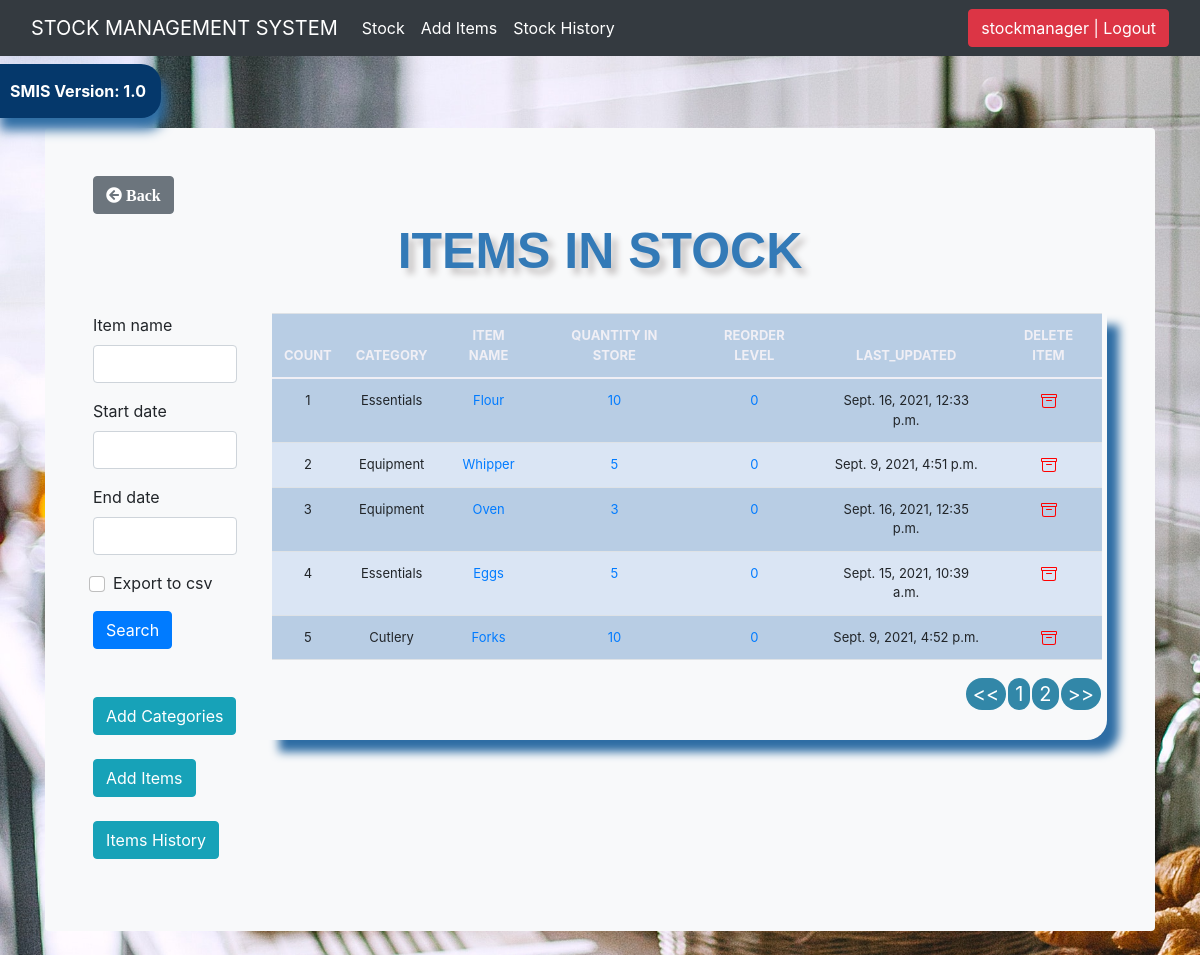
The app's page /list_items/ (signed in) with its own data.
### stockmgmt/models.py (models this page shows, shortened)
class Stock(models.Model):
    category = models.ForeignKey(
        Category, max_length=50, null=True, on_delete=models.CASCADE)
    item_name = models.CharField(max_length=50, null=True)
    quantity = models.IntegerField(default='0', null=True)
    receive_quantity = models.IntegerField(
        default='0', blank=True, null=True)
    receive_by = models.CharField(max_length=50, blank=True, null=True)
    issue_quantity = models.IntegerField(
        default='0', blank=True, null=True)
    issue_by = models.CharField(max_length=50, blank=True, null=True)
    issue_to = models.CharField(max_length=50, blank=True, null=True)
    phone_number = models.CharField(max_length=50, blank=True, null=True)
    created_by = models.CharField(max_length=50, blank=True, null=True)
    reorder_level = models.IntegerField(default='0', blank=True, null=True)
    timestamp = models.DateTimeField(auto_now_add=True, null=True, blank=True)
    last_updated = models.DateTimeField(auto_now=True, null=True)
    export_to_CSV = models.BooleanField(default=False)

class Category(models.Model):
    name = models.CharField(max_length=100, null=True)
    def __str__(self):
        return self.name
    class Meta:
        verbose_name = 'Category'

### stockmgmt/views.py (the view, shortened to what this page needs)
# urls.py: path('list_items/', list_items,  name="list_items"),
@login_required
def list_items(request):
    title = 'ITEMS IN STOCK'
    items = Stock.objects.all().order_by('-timestamp')
    form = StockSearchForm(request.POST or None)
    if request.method == 'POST':
        items = Stock.objects.filter(
            item_name__icontains=form['item_name'].value(),
            last_updated__range=[
                form['start_date'].value(), form['end_date'].value()]
        )
    context = {
        'items': items,
        'title': title,
        'form': form,
    }
    return render(request, 'list_items.html', context)

### stockmgmt/forms.py
class StockSearchForm(forms.ModelForm):
    item_name = forms.CharField(required=False)
    export_to_CSV = forms.BooleanField(required=False)
    start_date = forms.DateTimeField(required=False)
    end_date = forms.DateTimeField(required=False)
    class Meta:
        model = Stock
        fields = ['item_name', 'start_date', 'end_date']

### stockmgmt/templates/list_items.html (shortened to what this page needs)
{% extends 'base.html' %}
{% load static %}
{% load crispy_forms_tags %}
{% block content %}
<body>
    <main class="container">
        <div class="bg-light p-5 rounded">
            <div>
                <a class="btn btn-secondary" href="{% url 'home' %}"><i class="fa fa-arrow-circle-left"
                        aria-hidden="true">
                        Back </i></a>
            </div>
            <div class="header">{{title}}</div>
            <br>
            <div class="row">
                <div class="search-form col-sm-2">
                    <form method='POST' action=''>
                        {{form |crispy}}
                        <input class="btn btn-primary" type="submit" value='Search' />
                    </form>
                    <br>
                    <br>
                    <a href="{% url 'add_category' %}" class="btn btn-info mybutton">
                        Add Categories
                    </a>
                    <br>
                    <br>
                    <a href="{% url 'add_items' %}" class="btn btn-info mybutton">
                        Add Items
                    </a>
                    <br>
                    <br>
                    <a href="{% url 'list_history' %}" class="btn btn-info mybutton">
                        Items History
                    </a>
                    <br>
                </div>
                <br>
                <br>
                <div class="item-table col-sm-10">
                    <div class="display_table">
                        <table class='table'>
                            <thead>
                                <tr>
                                    <th>COUNT</th>
                                    <th>CATEGORY</th>
                                    <th>ITEM NAME</th>
                                    <th>QUANTITY IN STORE</th>
                                    <th>REORDER LEVEL</th>
                                    <th>LAST_UPDATED</th>
                                    <th>DELETE ITEM</th>
                                </tr>
                            </thead>
                            {% for item in items %}
                            <tr>
                                <td>{{forloop.counter}}</td>
                                <td>{{item.category}}</td>
                                <td><a href="{% url 'update_items' item.id %}">{{item.item_name}}</a></td>
                                <td>
                                    {% if item.quantity <= item.reorder_level %} <a
                                        href="{% url 'item_details' item.id %}">
                                        <div style="background-color: orange;">{{item.quantity}}</div></a>
                                        {% else %}
                                        <a href="{% url 'item_details' item.id %}">
                                            {{item.quantity}}</a>
                                        {% endif %}
                                </td>
                                <td><a href="{% url 'reorder_level' item.id %}">{{item.reorder_level}}</a></td>
                                <td>{{item.last_updated}}</td>
                                <td><a href="{% url 'delete_items' item.id %}">
                                    </a></td>
                            </tr>
                            {% endfor %}
                        </table>
                    </div>
                </div>
            </div>
            <br>
        </div>
        <br>
    </main>
</body>
{% endblock %}

### stockmgmt/templates/base.html (shortened to what this page needs)
{% load static %}
<!DOCTYPE html>
<html lang="en">
<head>
    <link rel="stylesheet" href="{% static 'css/style.css' %}">
    <link href="https://cdn.jsdelivr.net/npm/bootstrap@5.1.0/dist/css/bootstrap.min.css" rel="stylesheet"
>
    <link rel="stylesheet" href="https://stackpath.bootstrapcdn.com/bootstrap/4.4.1/css/bootstrap.min.css"
>
    <link rel="stylesheet" href="https://use.fontawesome.com/releases/v5.6.1/css/all.css"
>
    <link href="{% static 'js/jquery-ui-1.12.1.custom/jquery-ui.css' %}" rel="stylesheet">
    <link href="{% static 'js/jquery-ui-1.12.1.custom/jquery-ui.min.css' %}" rel="stylesheet">
    <link href="{% static 'js/jquery-ui-1.12.1.custom/jquery-ui.structure.css' %}" rel="stylesheet">
    <link href="{% static 'js/jquery-ui-1.12.1.custom/jquery-ui.structure.min.css' %}" rel="stylesheet">
    <link href="{% static 'js/jquery-ui-1.12.1.custom/jquery-ui.theme.css' %}" rel="stylesheet">
    <link href="{% static 'js/jquery-ui-1.12.1.custom/jquery-ui.theme.min.css' %}" rel="stylesheet">
    <link href="{% static 'js/nprogress/nprogress.css' %}" rel="stylesheet">
</head>
<nav class="navbar navbar-expand-lg navbar-dark bg-dark">
    <div class="container-fluid">
        <a class="navbar-brand" href="{% url 'home' %}">STOCK MANAGEMENT SYSTEM</a>
        <div class="collapse navbar-collapse" id="navbarSupportedContent">
            <ul class="navbar-nav me-auto mb-2 mb-lg-0">
                {% if request.user.is_authenticated %}
                <li class="nav-item">
                    <a class="nav-link active" href="{% url 'list_items' %}">Stock</a>
                </li>
                <li class="nav-item">
                    <a class="nav-link active" href="{% url 'add_items' %}" tabindex="-1">Add Items</a>
                </li>
                <li class="nav-item">
                    <a class="nav-link active" href="{% url 'list_history' %}">Stock History</a>
                </li>
            </ul>
            <li class=" nav-item d-flex"><a href="{% url 'logout' %}"><button class="btn btn-danger">{{ user }} |
                        Logout</button></a>
            </li>
            {% else %}
            <li class="nav-item d-flex"><a href="{% url 'loginPage' %}"><button class="btn btn-info">Login</button></a>
            </li>
            {% endif %}
        </div>
    </div>
</nav>
<br>
<br>
<a href="#">
    <div class="mt-4" id="version-display" data-toggle="modal" data-target="#myModal">SMIS Version: 1.0</div>
</a>
<br>
{% block content %}
{% endblock %}
</html>

### static/css/style.css (style rules this page uses)
body { background-image: url("../img/pexels-maria-orlova-4916562.jpg"); background-size: cover; background-repeat: no-repeat; background-position: 50% 50%; }
.table { font-size: 13px; text-align: center; width: 95%; margin: auto; text-align: center; }
.table tr:nth-child(odd) { background: #b8cde4 }
.table tr:nth-child(even) { background: #dae5f4 }
th { color: #f0eff5; background-color: hsl(243, 56%, 46%); }
.display_table { border-bottom-right-radius: 20px; padding-left: 5px; padding-right: 5px; padding-bottom: 20px; box-shadow: 12px 12px 10px #2e6da4; }
.header { font-family: helvetica; color: #337ab7; font-size: 50px; text-align: center; width: 100%; text-shadow: 6px 6px 6px #c9c6c6; display: block; font-weight: bolder; }
#version-display { background-color: #05386B; color: white; box-shadow: 5px 12px 12px #2e6da4; text-align: center; display: inline; font-weight: bolder; padding: 15px; position: fixed; top: 40px; left: -5px; z-index: 3000; border-top-right-radius: 20px; border-bottom-right-radius: 20px; }

### records on screen
Stock: category "Essentials", item_name "Flour", quantity "10", reorder_level "0", last_updated "Sept. 16, 2021, 12:33 p.m."
Stock: category "Equipment", item_name "Whipper", quantity "5", reorder_level "0", last_updated "Sept. 9, 2021, 4:51 p.m."
Stock: category "Equipment", item_name "Oven", quantity "3", reorder_level "0", last_updated "Sept. 16, 2021, 12:35 p.m."
Stock: category "Essentials", item_name "Eggs", quantity "5", reorder_level "0", last_updated "Sept. 15, 2021, 10:39 a.m."
Stock: category "Cutlery", item_name "Forks", quantity "10", reorder_level "0", last_updated "Sept. 9, 2021, 4:52 p.m."

### other values on screen
{{ user }} "stockmanager"
{{ title }} "ITEMS IN STOCK"
